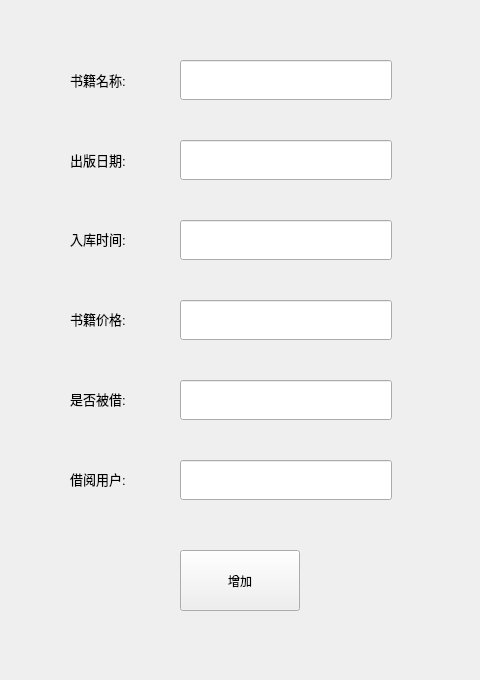
<?xml version="1.0" encoding="UTF-8"?>
<ui version="4.0">
 <class>bookinfo</class>
 <widget class="QWidget" name="bookinfo">
  <property name="geometry">
   <rect>
    <x>0</x>
    <y>0</y>
    <width>480</width>
    <height>680</height>
   </rect>
  </property>
  <property name="windowTitle">
   <string>Form</string>
  </property>
  <widget class="QLineEdit" name="lineEdit">
   <property name="geometry">
    <rect>
     <x>180</x>
     <y>60</y>
     <width>212</width>
     <height>40</height>
    </rect>
   </property>
   <property name="minimumSize">
    <size>
     <width>88</width>
     <height>40</height>
    </size>
   </property>
  </widget>
  <widget class="QLabel" name="label_2">
   <property name="geometry">
    <rect>
     <x>70</x>
     <y>150</y>
     <width>88</width>
     <height>20</height>
    </rect>
   </property>
   <property name="font">
    <font>
     <pointsize>10</pointsize>
    </font>
   </property>
   <property name="text">
    <string>出版日期:</string>
   </property>
  </widget>
  <widget class="QLineEdit" name="lineEdit_4">
   <property name="geometry">
    <rect>
     <x>180</x>
     <y>300</y>
     <width>212</width>
     <height>40</height>
    </rect>
   </property>
   <property name="minimumSize">
    <size>
     <width>88</width>
     <height>40</height>
    </size>
   </property>
  </widget>
  <widget class="QPushButton" name="pushButton">
   <property name="geometry">
    <rect>
     <x>180</x>
     <y>550</y>
     <width>120</width>
     <height>61</height>
    </rect>
   </property>
   <property name="text">
    <string>增加</string>
   </property>
  </widget>
  <widget class="QLineEdit" name="lineEdit_3">
   <property name="geometry">
    <rect>
     <x>180</x>
     <y>220</y>
     <width>212</width>
     <height>40</height>
    </rect>
   </property>
   <property name="minimumSize">
    <size>
     <width>88</width>
     <height>40</height>
    </size>
   </property>
  </widget>
  <widget class="QLineEdit" name="lineEdit_2">
   <property name="geometry">
    <rect>
     <x>180</x>
     <y>140</y>
     <width>212</width>
     <height>40</height>
    </rect>
   </property>
   <property name="minimumSize">
    <size>
     <width>88</width>
     <height>40</height>
    </size>
   </property>
  </widget>
  <widget class="QLabel" name="label_3">
   <property name="geometry">
    <rect>
     <x>70</x>
     <y>230</y>
     <width>71</width>
     <height>17</height>
    </rect>
   </property>
   <property name="font">
    <font>
     <pointsize>10</pointsize>
    </font>
   </property>
   <property name="text">
    <string>入库时间:</string>
   </property>
  </widget>
  <widget class="QLabel" name="label_4">
   <property name="geometry">
    <rect>
     <x>70</x>
     <y>310</y>
     <width>85</width>
     <height>17</height>
    </rect>
   </property>
   <property name="font">
    <font>
     <pointsize>10</pointsize>
    </font>
   </property>
   <property name="text">
    <string>书籍价格:</string>
   </property>
  </widget>
  <widget class="QLabel" name="label">
   <property name="geometry">
    <rect>
     <x>70</x>
     <y>70</y>
     <width>88</width>
     <height>20</height>
    </rect>
   </property>
   <property name="font">
    <font>
     <pointsize>10</pointsize>
    </font>
   </property>
   <property name="text">
    <string>书籍名称:</string>
   </property>
  </widget>
  <widget class="QLabel" name="label_5">
   <property name="geometry">
    <rect>
     <x>70</x>
     <y>470</y>
     <width>85</width>
     <height>17</height>
    </rect>
   </property>
   <property name="font">
    <font>
     <pointsize>10</pointsize>
    </font>
   </property>
   <property name="text">
    <string>借阅用户:</string>
   </property>
  </widget>
  <widget class="QLineEdit" name="lineEdit_5">
   <property name="geometry">
    <rect>
     <x>180</x>
     <y>380</y>
     <width>212</width>
     <height>40</height>
    </rect>
   </property>
   <property name="minimumSize">
    <size>
     <width>88</width>
     <height>40</height>
    </size>
   </property>
  </widget>
  <widget class="QLineEdit" name="lineEdit_6">
   <property name="geometry">
    <rect>
     <x>180</x>
     <y>460</y>
     <width>212</width>
     <height>40</height>
    </rect>
   </property>
   <property name="minimumSize">
    <size>
     <width>88</width>
     <height>40</height>
    </size>
   </property>
  </widget>
  <widget class="QLabel" name="label_6">
   <property name="geometry">
    <rect>
     <x>70</x>
     <y>390</y>
     <width>81</width>
     <height>17</height>
    </rect>
   </property>
   <property name="font">
    <font>
     <pointsize>10</pointsize>
    </font>
   </property>
   <property name="text">
    <string>是否被借:</string>
   </property>
  </widget>
 </widget>
 <resources/>
 <connections/>
</ui>
